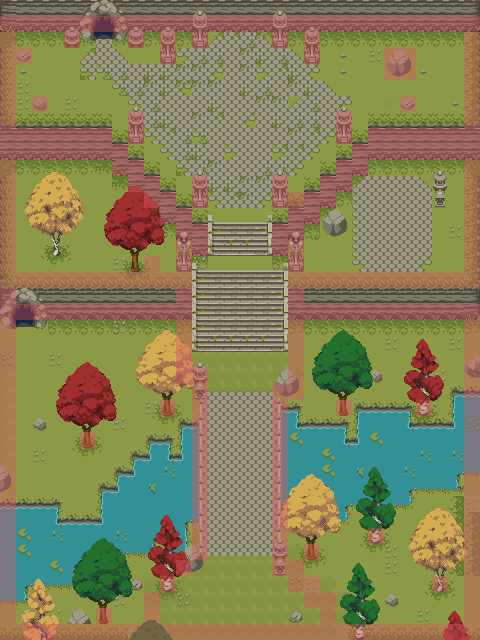

Tiled map render using the project's own tile images. Description and the map definition, with tile-layer contents summarised, below:
An orthogonal 30x40 tile map with 16x16 px tiles, 11 tile layers (Ground, Ground 2, Rocks, Trees, ...), 21 tilesets.

<map version="1.9" tiledversion="1.9.2" orientation="orthogonal" renderorder="right-down" width="30" height="40" tilewidth="16" tileheight="16" infinite="0" nextlayerid="15" nextobjectid="1">
 <editorsettings>
  <export format="tmx" />
 </editorsettings>
 <tileset firstgid="1" name="Ground Tileset" tilewidth="16" tileheight="16" tilecount="330" columns="22">
  <image source="PixiVan Forest (Beta)/Ground Tileset.png" width="352" height="240" />
 </tileset>
 <tileset firstgid="331" name="Cliff" tilewidth="16" tileheight="16" tilecount="112" columns="14">
  <image source="PixiVan Forest (Beta)/Cliff.png" width="224" height="128" />
 </tileset>
 <tileset firstgid="443" name="Environment" tilewidth="16" tileheight="16" tilecount="36" columns="6">
  <image source="PixiVan Forest (Beta)/Environment.png" width="96" height="96" />
 </tileset>
 <tileset firstgid="479" name="Rocks" tilewidth="16" tileheight="16" tilecount="15" columns="3">
  <image source="PixiVan Forest (Beta)/Rocks.png" width="63" height="94" />
 </tileset>
 <tileset firstgid="494" name="Stairs Bridge" tilewidth="16" tileheight="16" tilecount="42" columns="7">
  <image source="PixiVan Forest (Beta)/Stairs Bridge.png" width="112" height="96" />
 </tileset>
 <tileset firstgid="536" name="Stone Path Tileset" tilewidth="16" tileheight="16" tilecount="9" columns="3">
  <image source="PixiVan Forest (Beta)/Stone Path Tileset.png" width="48" height="48" />
 </tileset>
 <tileset firstgid="545" name="Trees" tilewidth="16" tileheight="16" tilecount="546" columns="26">
  <image source="PixiVan Forest (Beta)/Trees.png" width="416" height="336" />
 </tileset>
 <tileset firstgid="1091" name="Tileset" tilewidth="16" tileheight="16" tilecount="440" columns="22">
  <image source="PixiVan Forest (Beta)/Tileset.png" width="352" height="320" />
 </tileset>
 <tileset firstgid="1531" name="Water Tileset" tilewidth="16" tileheight="16" tilecount="110" columns="11">
  <image source="PixiVan Forest (Beta)/Water Tileset.png" width="176" height="160" />
 </tileset>
 <tileset firstgid="1641" name="Water Flora" tilewidth="16" tileheight="16" tilecount="4" columns="4">
  <image source="PixiVan Forest (Beta)/Water Flora.png" width="64" height="16" />
 </tileset>
 <tileset firstgid="1645" name="Ground Tileset" tilewidth="16" tileheight="16" tilecount="330" columns="22">
  <image source="PixiVan Forest (Beta)/Ground Tileset.png" width="352" height="240" />
 </tileset>
 <tileset firstgid="1975" name="Cliff" tilewidth="16" tileheight="16" tilecount="112" columns="14">
  <image source="PixiVan Forest (Beta)/Cliff.png" width="224" height="128" />
 </tileset>
 <tileset firstgid="2087" name="Environment" tilewidth="16" tileheight="16" tilecount="36" columns="6">
  <image source="PixiVan Forest (Beta)/Environment.png" width="96" height="96" />
 </tileset>
 <tileset firstgid="2123" name="Rocks" tilewidth="16" tileheight="16" tilecount="15" columns="3">
  <image source="PixiVan Forest (Beta)/Rocks.png" width="63" height="94" />
 </tileset>
 <tileset firstgid="2138" name="Stairs Bridge" tilewidth="16" tileheight="16" tilecount="42" columns="7">
  <image source="PixiVan Forest (Beta)/Stairs Bridge.png" width="112" height="96" />
 </tileset>
 <tileset firstgid="2180" name="Stone Path Tileset" tilewidth="16" tileheight="16" tilecount="9" columns="3">
  <image source="PixiVan Forest (Beta)/Stone Path Tileset.png" width="48" height="48" />
 </tileset>
 <tileset firstgid="2189" name="Tileset" tilewidth="16" tileheight="16" tilecount="440" columns="22">
  <image source="PixiVan Forest (Beta)/Tileset.png" width="352" height="320" />
 </tileset>
 <tileset firstgid="2629" name="Trees" tilewidth="16" tileheight="16" tilecount="546" columns="26">
  <image source="PixiVan Forest (Beta)/Trees.png" width="416" height="336" />
 </tileset>
 <tileset firstgid="3175" name="Water Flora" tilewidth="16" tileheight="16" tilecount="4" columns="4">
  <image source="PixiVan Forest (Beta)/Water Flora.png" width="64" height="16" />
 </tileset>
 <tileset firstgid="3179" name="Water Tileset" tilewidth="16" tileheight="16" tilecount="110" columns="11">
  <image source="PixiVan Forest (Beta)/Water Tileset.png" width="176" height="160" />
 </tileset>
 <tileset firstgid="3289" name="coli" tilewidth="16" tileheight="16" tilecount="1" columns="1">
  <image source="coli.png" width="16" height="16" />
  <tile id="0">
   <properties>
    <property name="blocked" value="" />
   </properties>
  </tile>
 </tileset>
 <layer id="1" name="Ground" width="30" height="40">
  <data>[1200 cells, 1169 non-empty, 32 distinct tile ids]</data>
 </layer>
 <layer id="12" name="Ground 2" width="30" height="40">
  <data>[1200 cells, 332 non-empty, 21 distinct tile ids]</data>
 </layer>
 <layer id="7" name="Rocks" width="30" height="40">
  <data>[1200 cells, 111 non-empty, 13 distinct tile ids]</data>
 </layer>
 <layer id="4" name="Trees" width="30" height="40">
  <data>[1200 cells, 303 non-empty, 197 distinct tile ids]</data>
 </layer>
 <layer id="6" name="Cliff" width="30" height="40">
  <data>[1200 cells, 241 non-empty, 34 distinct tile ids]</data>
 </layer>
 <layer id="8" name="Stair" width="30" height="40">
  <data>[1200 cells, 45 non-empty, 18 distinct tile ids]</data>
 </layer>
 <layer id="3" name="Path" width="30" height="40">
  <data>[1200 cells, 66 non-empty, 9 distinct tile ids]</data>
 </layer>
 <layer id="9" name="Upper cliff tree" width="30" height="40">
  <data>[1200 cells, 133 non-empty, 85 distinct tile ids]</data>
 </layer>
 <layer id="11" name="Upper cliff environment" width="30" height="40">
  <data>[1200 cells, 28 non-empty, 14 distinct tile ids]</data>
 </layer>
 <layer id="5" name="Environment" width="30" height="40">
  <data>[1200 cells, 26 non-empty, 14 distinct tile ids]</data>
 </layer>
 <layer id="13" name="block layer" width="30" height="40" opacity="0.42">
  <data>[1200 cells, 307 non-empty, 1 distinct tile ids]</data>
 </layer>
</map>
